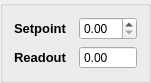
  <widget class="QGroupBox" name="mfc1_h2_groupbox">
   <property name="geometry">
    <rect>
     <x>800</x>
     <y>90</y>
     <width>151</width>
     <height>61</height>
    </rect>
   </property>
   <layout class="QGridLayout" name="gridLayout">
    <item row="0" column="0">
     <widget class="QLabel" name="mfc1_h2_setpoint_label">
      <property name="palette">
       <palette>
        <active>
         <colorrole role="WindowText">
          <brush brushstyle="SolidPattern">
           <color alpha="255">
            <red>85</red>
            <green>0</green>
            <blue>255</blue>
           </color>
          </brush>
         </colorrole>
        </active>
        <inactive>
         <colorrole role="WindowText">
          <brush brushstyle="SolidPattern">
           <color alpha="255">
            <red>0</red>
            <green>0</green>
            <blue>0</blue>
           </color>
          </brush>
         </colorrole>
        </inactive>
        <disabled>
         <colorrole role="WindowText">
          <brush brushstyle="SolidPattern">
           <color alpha="255">
            <red>120</red>
            <green>120</green>
            <blue>120</blue>
           </color>
          </brush>
         </colorrole>
        </disabled>
       </palette>
      </property>
      <property name="font">
       <font>
        <pointsize>10</pointsize>
        <bold>true</bold>
       </font>
      </property>
      <property name="text">
       <string>Setpoint </string>
      </property>
     </widget>
    </item>
    <item row="0" column="1">
     <widget class="QDoubleSpinBox" name="mfc1_h2_setpoint_doubleSpinBox"/>
    </item>
    <item row="1" column="0">
     <widget class="QLabel" name="mfc1_h2_flow_label">
      <property name="palette">
       <palette>
        <active>
         <colorrole role="WindowText">
          <brush brushstyle="SolidPattern">
           <color alpha="255">
            <red>255</red>
            <green>0</green>
            <blue>255</blue>
           </color>
          </brush>
         </colorrole>
        </active>
        <inactive>
         <colorrole role="WindowText">
          <brush brushstyle="SolidPattern">
           <color alpha="255">
            <red>0</red>
            <green>0</green>
            <blue>0</blue>
           </color>
          </brush>
         </colorrole>
        </inactive>
        <disabled>
         <colorrole role="WindowText">
          <brush brushstyle="SolidPattern">
           <color alpha="255">
            <red>120</red>
            <green>120</green>
            <blue>120</blue>
           </color>
          </brush>
         </colorrole>
        </disabled>
       </palette>
      </property>
      <property name="font">
       <font>
        <pointsize>10</pointsize>
        <bold>true</bold>
       </font>
      </property>
      <property name="text">
       <string>Readout</string>
      </property>
     </widget>
    </item>
    <item row="1" column="1">
     <widget class="QDoubleSpinBox" name="mfc1_h2_flow_doubleSpinBox">
      <property name="readOnly">
       <bool>false</bool>
      </property>
      <property name="buttonSymbols">
       <enum>QAbstractSpinBox::NoButtons</enum>
      </property>
     </widget>
    </item>
   </layout>
  </widget>
